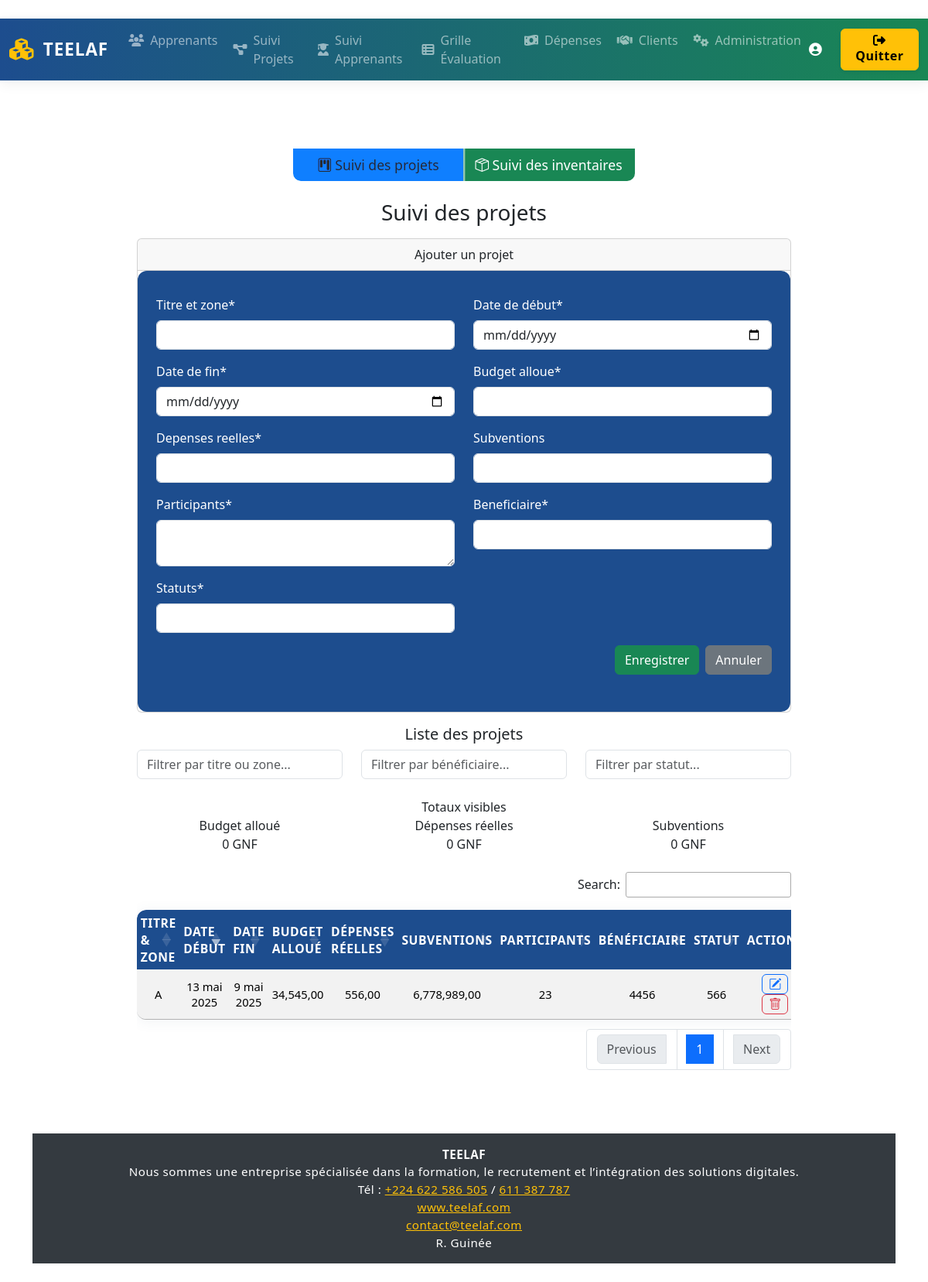
Screenshot of /Suivi_projects/ with the database file from the repository.
### teelaf/Suivi_projects/models.py (models this page shows, shortened)
class SuiviProjet(models.Model):
    Titre_et_zone = models.CharField(max_length=255)
    Date_de_début = models.DateField()
    Date_de_fin = models.DateField()
    Budget_alloue = models.DecimalField(max_digits=12, decimal_places=2)
    Depenses_reelles = models.DecimalField(max_digits=12, decimal_places=2)
    Subventions = models.DecimalField(max_digits=12, decimal_places=2, blank=True, null=True)
    Participants = models.TextField()
    Beneficiaire = models.CharField(max_length=255)
    Statuts = models.CharField(max_length=100)

### teelaf/Suivi_projects/views.py (the view, shortened to what this page needs)
# urls.py: path('', views.suivi_projects_main, name='suivi_projects_main'),
def suivi_projects_main(request):
    projet_form = SuiviProjetForm()
    inventaire_form = SuiviInventaireForm()
    projets = SuiviProjet.objects.all().order_by('-Date_de_début')
    inventaires = SuiviInventaire.objects.all().order_by('-id')
    total_budget = projets.aggregate(total=Sum('Budget_alloue'))['total'] or 0
    total_depenses = projets.aggregate(total=Sum('Depenses_reelles'))['total'] or 0
    total_subventions = projets.aggregate(total=Sum('Subventions'))['total'] or 0
    context = {
        'projet_form': projet_form,
        'inventaire_form': inventaire_form,
        'projets': projets,
        'inventaires': inventaires,
        'total_budget': total_budget,
        'total_depenses': total_depenses,
        'total_subventions': total_subventions,
    }
    return render(request, 'Suivi_projects/suivi_projects_main.html', context)

### teelaf/templates/Suivi_projects/suivi_projects_main.html (shortened to what this page needs)
{% extends 'base.html' %}
{% load static %}
{% load crispy_forms_tags %}
{% load humanize %}
{% block content %}
<link rel="stylesheet" href="https://cdn.jsdelivr.net/npm/bootstrap-icons@1.11.3/font/bootstrap-icons.min.css">
<link rel="stylesheet" href="https://cdn.datatables.net/1.13.5/css/jquery.dataTables.min.css"/>
<link rel="stylesheet" href="https://cdn.datatables.net/buttons/2.4.1/css/buttons.dataTables.min.css"/>
<div class="container-fluid px-2 px-md-5 py-3">
  <div class="row justify-content-center">
    <div class="col-12 col-lg-10">
      <div class="d-flex justify-content-center my-4">
        <div class="btn-group btn-group-lg nav-switch" role="group">
          <button type="button" class="btn btn-nav active" id="btn-projets">
            <span class="nav-icon"><i class="bi bi-kanban"></i></span>
            <span class="nav-label">Suivi des projets</span>
          </button>
          <button type="button" class="btn btn-nav" id="btn-inventaires">
            <span class="nav-icon"><i class="bi bi-box-seam"></i></span>
            <span class="nav-label">Suivi des inventaires</span>
          </button>
        </div>
      </div>
      <div id="section-projets">
        <h3 class="text-center mb-3">Suivi des projets</h3>
        <div class="card mb-3">
            <div class="card-header text-center">Ajouter un projet</div>
            <div class="card-body form-bg">
                <form method="post" id="form-projet">
                    {% crispy projet_form %}
                </form>
            </div>
        </div>
        <div class="mb-3">
            <h5 class="text-center">Liste des projets</h5>
            <div class="row mb-3" id="zone-filtre-projets">
                <div class="col-md-4 mb-2">
                    <input type="text" id="filtre-titre" class="form-control" placeholder="Filtrer par titre ou zone...">
                </div>
                <div class="col-md-4 mb-2">
                    <input type="text" id="filtre-beneficiaire" class="form-control" placeholder="Filtrer par bénéficiaire...">
                </div>
                <div class="col-md-4 mb-2">
                    <input type="text" id="filtre-statut" class="form-control" placeholder="Filtrer par statut...">
                </div>
            </div>
            <div class="totaux-block mb-3">
                <div class="totaux-titres text-center">Totaux visibles</div>
                <div class="row totaux-row-titres text-center">
                    <div class="col">Budget alloué</div>
                    <div class="col">Dépenses réelles</div>
                    <div class="col">Subventions</div>
                </div>
                <div class="row totaux-row-montants text-center">
                    <div class="col"><div class="totaux-val" id="total-budget">{{ total_budget|floatformat:2|intcomma }} GNF</div></div>
                    <div class="col"><div class="totaux-val" id="total-depenses">{{ total_depenses|floatformat:2|intcomma }} GNF</div></div>
                    <div class="col"><div class="totaux-val" id="total-subventions">{{ total_subventions|floatformat:2|intcomma }} GNF</div></div>
                </div>
            </div>
            <div class="table-responsive">
                <table id="table-projets" class="table table-striped table-bordered align-middle text-center w-100 table-sm-custom table-header-sm">
                    <thead>
                        <tr>
                            <th>Titre & zone</th>
                            <th>Date début</th>
                            <th>Date fin</th>
                            <th>Budget alloué</th>
                            <th>Dépenses réelles</th>
                            <th>Subventions</th>
                            <th>Participants</th>
                            <th>Bénéficiaire</th>
                            <th>Statut</th>
                            <th>Actions</th>
                        </tr>
                    </thead>
                    <tbody>
                        {% for projet in projets %}
                        <tr>
                            <td>{{ projet.Titre_et_zone }}</td>
                            <td>{{ projet.Date_de_début }}</td>
                            <td>{{ projet.Date_de_fin }}</td>
                            <td class="montant-budget">{{ projet.Budget_alloue|floatformat:2|intcomma }}</td>
                            <td class="montant-depenses">{{ projet.Depenses_reelles|floatformat:2|intcomma }}</td>
                            <td class="montant-subventions">{{ projet.Subventions|floatformat:2|intcomma }}</td>
                            <td>{{ projet.Participants }}</td>
                            <td>{{ projet.Beneficiaire }}</td>
                            <td>{{ projet.Statuts }}</td>
                            <td>
                                <a href="{% url 'modifier_projet' projet.id %}" class="btn btn-sm btn-outline-primary btn-action" title="Modifier">
                                    <i class="bi bi-pencil-square"></i>
                                </a>
                                <a href="{% url 'supprimer_projet' projet.id %}" class="btn btn-sm btn-outline-danger btn-action confirm-suppression" title="Supprimer">
                                    <i class="bi bi-trash"></i>
                                </a>
                            </td>
                        </tr>
                        {% endfor %}
                    </tbody>
                </table>
            </div>
        </div>
      </div>
    </div>
  </div>
</div>
<footer class="footer-teelaf mt-5 py-3 text-center text-white">
    <div class="container">
        <strong>TEELAF</strong><br>
        Nous sommes une entreprise spécialisée dans la formation, le recrutement et l’intégration des solutions digitales.<br>
        <span>Tél : <a href="tel:+224622586505" class="text-warning text-decoration-underline">+224 622 586 505</a> / <a href="tel:+224611387787" class="text-warning text-decoration-underline">611 387 787</a></span><br>
        <a href="https://www.teelaf.com" class="text-warning text-decoration-underline" target="_blank">www.teelaf.com</a><br>
        <a href="mailto:contact@teelaf.com" class="text-warning text-decoration-underline">contact@teelaf.com</a><br>
        R. Guinée
    </div>
</footer>
{% endblock %}

### teelaf/templates/base.html (shortened to what this page needs)
﻿{% load static %}
<!DOCTYPE html>
<html lang="fr">
<head>
    <link href="https://cdn.jsdelivr.net/npm/bootstrap@5.3.3/dist/css/bootstrap.min.css" rel="stylesheet">
    <link rel="stylesheet" href="https://cdnjs.cloudflare.com/ajax/libs/font-awesome/6.4.0/css/all.min.css">
    <link rel="stylesheet" href="https://cdn.datatables.net/1.13.6/css/dataTables.bootstrap5.min.css">
    <link rel="stylesheet" href="https://cdn.datatables.net/buttons/2.4.1/css/buttons.bootstrap5.min.css">
    <link rel="stylesheet" href="https://cdn.jsdelivr.net/npm/flatpickr/dist/flatpickr.min.css">
    <link rel="stylesheet" href="{% static 'css/style.css' %}">
</head>
<body class="{% block body_class %}{% endblock %}">
    {% if not request.resolver_match.url_name == "login" %}
    <nav class="navbar navbar-expand-lg navbar-dark mb-4">
      <div class="container-fluid">
        <a class="navbar-brand" href="/">
          <i class="fa-solid fa-cubes fa-lg text-warning"></i>
          TEELAF
        </a>
        <div class="collapse navbar-collapse" id="navbarNav">
          <ul class="navbar-nav me-auto mb-2 mb-lg-0">
            <li class="nav-item">
              <a class="nav-link" href="/learners/">
                <i class="fa-solid fa-users"></i> Apprenants
              </a>
            </li>
            <li class="nav-item">
              <a class="nav-link" href="{% url 'suivi_projects_main' %}">
                <i class="fa-solid fa-diagram-project"></i> Suivi Projets
              </a>
            </li>
            <li class="nav-item">
              <a class="nav-link" href="/suivi_des_apprenants/">
                <i class="fa-solid fa-user-graduate"></i> Suivi Apprenants
              </a>
            </li>
            <li class="nav-item">
              <a class="nav-link" href="{% url 'Grille_evaluation:grille_list' %}">
                <i class="fa-solid fa-table-list"></i> Grille Évaluation
              </a>
            </li>
            <li class="nav-item">
              <a class="nav-link" href="/depenses/">
                <i class="fa-solid fa-money-bill-wave"></i> Dépenses
              </a>
            </li>
            <li class="nav-item">
              <a class="nav-link" href="/clients/">
                <i class="fa-solid fa-handshake"></i> Clients
              </a>
            </li>
            <li class="nav-item">
              <a class="nav-link" href="/admin/">
                <i class="fa-solid fa-gears"></i> Administration
              </a>
            </li>
          </ul>
          <span class="navbar-text text-white me-3 d-none d-lg-inline">
            <i class="fa fa-user-circle"></i> {{ user.username }}
          </span>
          <a href="{% url 'quit' %}" class="btn btn-warning fw-bold shadow-sm ms-lg-2">
            <i class="fa fa-sign-out-alt"></i> Quitter
          </a>
        </div>
      </div>
    </nav>
    {% endif %}
    <div class="container py-4">
        {% block content %}{% endblock %}
    </div>
</body>
</html>

### teelaf/static/css/style.css (style rules this page uses)
.table { border-radius: 12px; overflow: hidden; box-shadow: 0 2px 18px rgba(77,96,125,0.08); background: #fff !important; margin-top: 1.5rem; margin-bottom: 1.5rem; }
.table th, .table td { border: none !important; padding: 0.9rem 1.2rem !important; font-size: 0.95rem; vertical-align: middle; }
.table th { background: #1d4d8e !important; color: #fff !important; font-weight: 600; letter-spacing: 0.5px; font-size: 0.9rem !important; text-transform: uppercase; }
.table thead th:first-child { border-top-left-radius: 12px; }
.table thead th:last-child { border-top-right-radius: 12px; }
.table tbody tr:last-child td:first-child { border-bottom-left-radius: 12px; }
.table tbody tr:last-child td:last-child { border-bottom-right-radius: 12px; }
.table tr { transition: background 0.2s; }
.table-striped tbody tr:nth-of-type(odd) { background-color: rgba(29, 77, 142, 0.04); }
.footer-teelaf { background: #343a40; color: #adb5bd; font-size: 0.95rem; letter-spacing: 0.5px; padding: 2rem 0; margin-top: 3rem; text-align: center; }
.footer-teelaf a { color: #ffc107; text-decoration: none; transition: color 0.2s; }

### teelaf/templates/base.html (style rules this page uses)
.navbar { background: linear-gradient(90deg, #1d4d8e 0%, #198754 100%); box-shadow: 0 4px 16px 0 #0001; }
.navbar .navbar-brand { font-size: 1.4em; letter-spacing: 1px; font-weight: bold; color: #fff !important; display: flex; align-items: center; gap: 0.5em; }
.navbar .nav-link { transition: background 0.2s, color 0.2s, box-shadow 0.2s; border-radius: 6px; margin: 0 2px; font-weight: 500; display: flex; align-items: center; gap: 0.5em; }
.navbar .btn-warning { border-radius: 6px; font-weight: 600; letter-spacing: 0.5px; box-shadow: 0 2px 8px 0 rgba(0,0,0,0.08); }
.navbar .navbar-text { font-size: 1.05em; }

### teelaf/templates/Suivi_projects/suivi_projects_main.html (style rules this page uses)
.form-bg { background: #1d4d8e !important; border-radius: 12px; padding: 2rem 1.5rem; color: #fff; }
.textarea-low { min-height: 30px !important; max-height: 60px !important; resize: vertical; }
.table-sm-custom th, .table-sm-custom td { font-size: 0.92rem !important; padding: 0.35rem 0.3rem !important; }
.table-header-sm th { font-size: 0.98rem !important; font-weight: 500; }
.btn-action { padding: 0.25rem 0.5rem; font-size: 1.1em; border-radius: 6px; margin: 0 2px; transition: background 0.2s, color 0.2s; }
.btn-nav { min-width: 220px; font-size: 1.1em; font-weight: 500; border-radius: 0 0 10px 10px; border: none; color: #fff; transition: background 0.2s, color 0.2s; }
#btn-projets { background: #0d6efd; }
#btn-inventaires { background: #198754; }
.btn-nav.active, .btn-nav:focus { box-shadow: 0 0 0 0.15rem #fff8; outline: none; filter: brightness(1.15); }

### rows the page displays
SuiviProjet: Titre_et_zone "A", Date_de_début "13 mai 2025", Date_de_fin "9 mai 2025", Budget_alloue "34,545,00", Depenses_reelles "556,00", Subventions "6,778,989,00", Participants "23", Beneficiaire "4456", Statuts "566"
